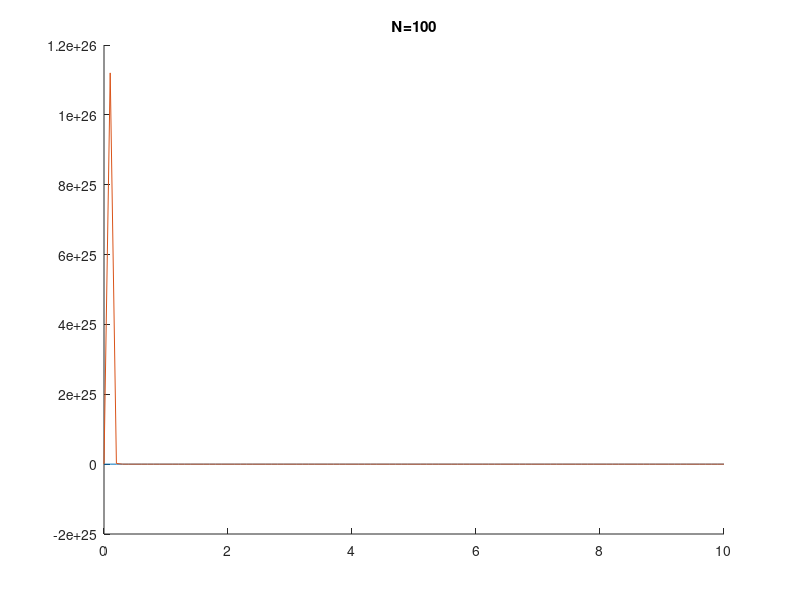

Write MATLAB code to recreate this figure.
N = 100;
e = exp(1);
x = 0:.1:10;
y = .5;
p = x.^(N).*e.^(-x).*(y.^(x-1)).^N;
figure;
hold on;
plot(x, p);

xhat = -N/(.5*N);
approx = x .* e.^(-x) .* (y.^(x-1)).^N + ...
    (-.5) .* (x - xhat) .* N ./ (xhat)^2;
plot(x, approx);
title(sprintf("N=%d", N));